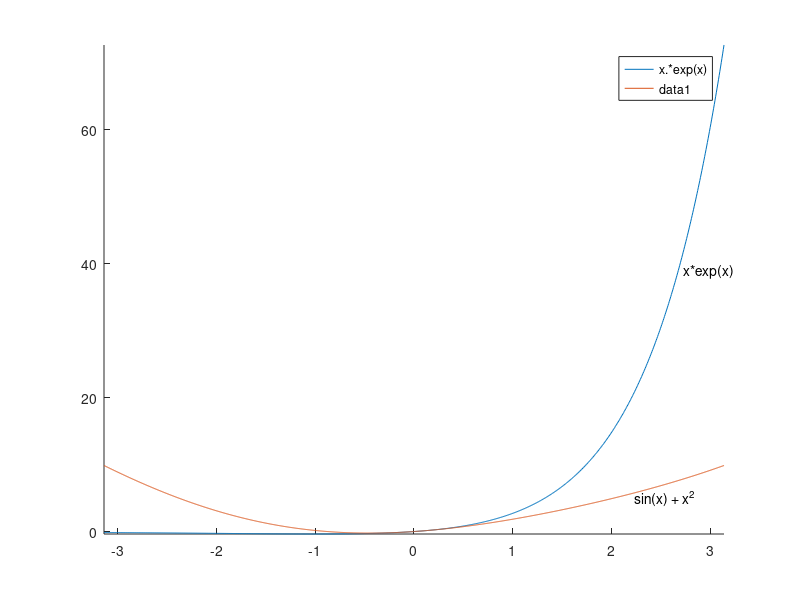
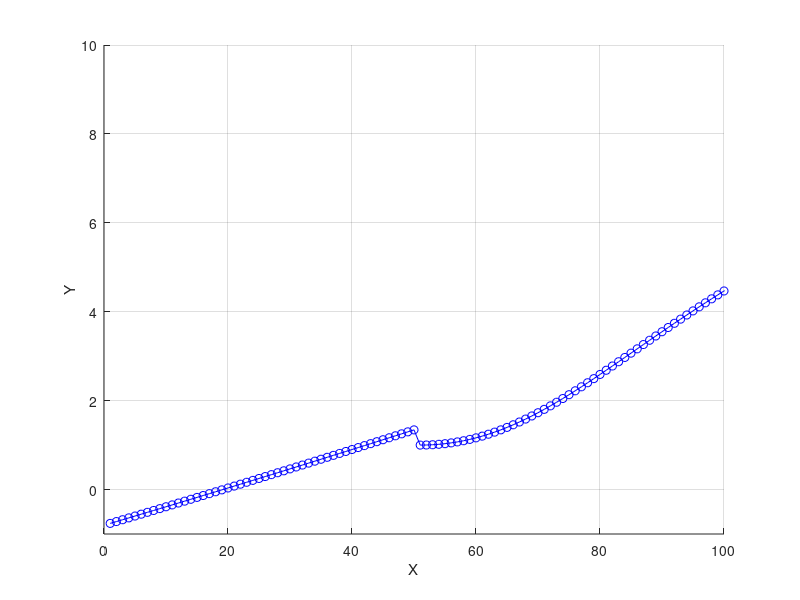

The MATLAB source for these figures, in order:
clear, clc;

%1)
axis tight;
hold on;

fplot('x*exp(x)', [-pi pi]);
text(2.7, 38.99,' x*exp(x)');
fplot('sin(x) + x^2', [-pi pi]);
text(2.2, 5,' sin(x) + x^2');

hold off;

%2)

y1 = zeros(100);
y2 = zeros(100);

for i = 1:100
    x = -51 + i;
    if(x >= 0)
        y1(i) = sqrt(1 + 2*(x^2) - sin(x)^2);
    end
    
    if(x < 0)
        y2(i) = (2 + x)/((2+exp(-0.1*x))^(1/3));
    end
end

x = -pi:pi/50:pi;
y = sqrt(1 + 2*(x.^2) - sin(x).^2).*(x>=0) + ((2 + x)./((2+exp(-0.1*x)).^(1/3))).*(x<0);

figure;
hold on;

plot(y, 'bo-');

axis([0 100 -1 10]);
grid on;

xlabel('X');
ylabel('Y');

hold off;